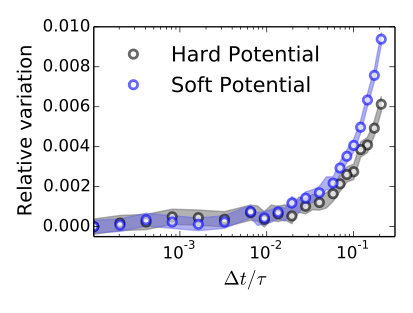

Recreate this plot in Python.
import os
from  pylab import *
D=0.1
tau=1.
size=8.6
L=sqrt(D*tau)
def confronto():	
	figure(figsize=(4,3))
	x_comp,m_comp,err=np.load("./compenetranti/forza_tot.npy")
	er_comp=abs(m_comp-m_comp[-1])/m_comp[-1]
	x_cnew=x_comp[:7];x_cnew=append(x_cnew,x_comp[7:19:2]);x_cnew=append(x_cnew,x_comp[19:])
	er_cnew=er_comp[:7];er_cnew=append(er_cnew,er_comp[7:19:2]);er_cnew=append(er_cnew,er_comp[19:])
	plot(x_cnew,er_cnew,"o",ms=6,mec="black",mew=2,c="w",label="Hard Potential",alpha=0.6)
	fill_between(x_comp,er_comp - 8e-06/m_comp[-1],er_comp+ 8e-06/m_comp[-1],color=(.4,.4,.4),alpha=0.5)


	x_soff,m_soff=np.load("./soffice/forza_tot.npy")
	er_soff=abs(m_soff-m_soff[-1])/m_soff[-1]
	x_cnew=x_soff[:7];x_cnew=append(x_cnew,x_soff[7:19:2]);x_cnew=append(x_cnew,x_soff[19:])
	er_cnew=er_soff[:7];er_cnew=append(er_cnew,er_soff[7:19:2]);er_cnew=append(er_cnew,er_soff[19:])
	plot(x_cnew,er_cnew,"o",ms=6,mec="b",mew=2,c="w",label="Soft Potential",alpha=0.6)
	fill_between(x_soff,er_soff - 8e-06/m_soff[-1],er_soff+ 8e-06/m_soff[-1],color=(.4,.4,.9),alpha=0.5)
	xlabel("$\\Delta t /\\tau$",fontsize=14)
	ylabel("Relative variation",fontsize=14)
	semilogx()
	xlim(0,0.3)
	ylim(-0.001)

def confronto2():
	figure(figsize=(4,3))
	x_comp,m_comp,err=np.load("./compenetranti/forza_tot.npy")
	x_soff,m_soff=np.load("./soffice/forza_tot.npy")
	a,b=np.load("/home/giuseppe/Documents/myCUDA/1D/compenetranti/compenetranti_dt/forza0.800000.npy")
	x_comp=insert(x_comp,0,a);m_comp=insert(m_comp,0,b);
	plot(x_comp,m_comp,lw=2,c="m",label="Hard Potential")
	plot(x_soff,m_soff,c="c",lw=2,label="Soft Potential")
	t=linspace(-4.,0.,100)
	t=10**t
	plot(t,2*D/(2*L+size)*1**t,"--",label="UCNA")
	fill_between([0.25,0.8], 0.020,0.026,color="gray",alpha=0.5)
	xlabel("$\\Delta t/\\tau$",fontsize=12)
	ylabel("$\\langle |\Phi '| \\rangle$",fontsize=12)
	semilogx()
	xlim(0,0.8)
	ylim(0.020,0.026)

	
